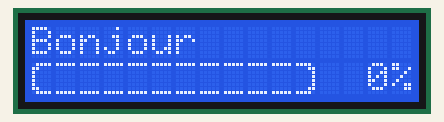
Simulated run of this sketch. Board: Arduino Uno, built with avr-gcc and run on an emulated ATmega328P. On the bench: 16×2 character LCD.

Above: at 0.22 s.
At 0.7 s:
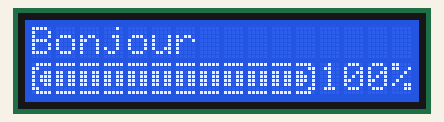

Measured:
- what the display in image 1 shows lasts 1.0 s, from 0.7 s to 1.7 s

The sketch:

progressbar_v3_inline.ino
```cpp
/* Inclut la bibliothéque LiquidCrystal pour l'écran LCD */
#include <LiquidCrystal.h>


/* Créer l'objet lcd avec une configuration de broches compatible avec shield LCD de DFRobots */
LiquidCrystal lcd(8, 9, 2, 3, 4, 5);


/* Constantes pour la taille de l'écran LCD */
const int LCD_NB_ROWS = 2;
const int LCD_NB_COLUMNS = 16;


/* Caractères personnalisés */
byte START_DIV_0_OF_4[8] = {
  B01111,
  B11000,
  B10000,
  B10000,
  B10000,
  B10000,
  B11000,
  B01111
}; // Char début 0 / 4

byte START_DIV_1_OF_4[8] = {
  B01111,
  B11000,
  B10000,
  B10000,
  B10000,
  B10011,
  B11000,
  B01111
}; // Char début 1 / 4

byte START_DIV_2_OF_4[8] = {
  B01111,
  B11000,
  B10000,
  B10000,
  B10111,
  B10011,
  B11000,
  B01111
}; // Char début 2 / 4

byte START_DIV_3_OF_4[8] = {
  B01111,
  B11000,
  B10000,
  B10111,
  B10111,
  B10011,
  B11000,
  B01111
}; // Char début 3 / 4

byte START_DIV_4_OF_4[8] = {
  B01111,
  B11000,
  B10011,
  B10111,
  B10111,
  B10011,
  B11000,
  B01111
}; // Char début 4 / 4

byte DIV_0_OF_8[8] = {
  B11111,
  B00000,
  B00000,
  B00000,
  B00000,
  B00000,
  B00000,
  B11111
}; // Char milieu 0 / 8

byte DIV_1_OF_8[8] = {
  B11111,
  B00000,
  B00000,
  B00000,
  B00000,
  B11000,
  B00000,
  B11111
}; // Char milieu 1 / 8

byte DIV_2_OF_8[8] = {
  B11111,
  B00000,
  B00000,
  B00000,
  B11000,
  B11000,
  B00000,
  B11111
}; // Char milieu 2 / 8

byte DIV_3_OF_8[8] = {
  B11111,
  B00000,
  B00000,
  B11000,
  B11000,
  B11000,
  B00000,
  B11111
}; // Char milieu 3 / 8

byte DIV_4_OF_8[8] = {
  B11111,
  B00000,
  B11000,
  B11000,
  B11000,
  B11000,
  B00000,
  B11111
}; // Char milieu 4 / 8

byte DIV_5_OF_8[8] = {
  B11111,
  B00000,
  B11000,
  B11000,
  B11000,
  B11011,
  B00000,
  B11111
}; // Char milieu 5 / 8

byte DIV_6_OF_8[8] = {
  B11111,
  B00000,
  B11000,
  B11000,
  B11011,
  B11011,
  B00000,
  B11111
}; // Char milieu 6 / 8

byte DIV_7_OF_8[8] = {
  B11111,
  B00000,
  B11000,
  B11011,
  B11011,
  B11011,
  B00000,
  B11111
}; // Char milieu 7 / 8

byte DIV_8_OF_8[8] = {
  B11111,
  B00000,
  B11011,
  B11011,
  B11011,
  B11011,
  B00000,
  B11111
}; // Char milieu 8 / 8

byte END_DIV_0_OF_4[8] = {
  B11110,
  B00011,
  B00001,
  B00001,
  B00001,
  B00001,
  B00011,
  B11110
}; // Char fin 0 / 4

byte END_DIV_1_OF_4[8] = {
  B11110,
  B00011,
  B00001,
  B00001,
  B00001,
  B11001,
  B00011,
  B11110
}; // Char fin 1 / 4

byte END_DIV_2_OF_4[8] = {
  B11110,
  B00011,
  B00001,
  B00001,
  B11101,
  B11001,
  B00011,
  B11110
}; // Char fin 2 / 4

byte END_DIV_3_OF_4[8] = {
  B11110,
  B00011,
  B00001,
  B11101,
  B11101,
  B11001,
  B00011,
  B11110
}; // Char fin 3 / 4

byte END_DIV_4_OF_4[8] = {
  B11110,
  B00011,
  B11001,
  B11101,
  B11101,
  B11001,
  B00011,
  B11110
}; // Char fin 4 / 4


/**
 * Fonction de configuration de l'écran LCD pour la barre de progression.
 * Utilise tous les caractéres personnalisés de 0 à 8.
 */
void setup_progressbar() {

  /* Enregistre les caractères personnalisés dans la mémoire de l'écran LCD */
  lcd.createChar(0, START_DIV_4_OF_4);
  lcd.createChar(1, DIV_0_OF_8);
  lcd.createChar(2, DIV_8_OF_8);
  lcd.createChar(3, END_DIV_0_OF_4);
  // Les autres caractéres sont configurés dynamiquement
}


/**
 * Fonction de configuration dynamique de l'écran LCD pour la barre de progression.
 *
 * @param bank Le numéro de la banque de caractéres à configurer.
 */
void switch_progressbar_bank(byte bank) {

  // IMPORTANT : Il est nécessaire de faire un lcd.clear() ou un lcd.setCursor() aprés chaque changement de banque.

  /* Change de banque de caractères */
  switch (bank) {
    case 0:
      lcd.createChar(4, START_DIV_0_OF_4);
      lcd.createChar(5, START_DIV_1_OF_4);
      lcd.createChar(6, START_DIV_2_OF_4);
      lcd.createChar(7, START_DIV_3_OF_4);
      break;

    case 1:
      lcd.createChar(4, DIV_1_OF_8);
      lcd.createChar(5, DIV_2_OF_8);
      lcd.createChar(6, DIV_3_OF_8);
      lcd.createChar(7, DIV_4_OF_8);
      break;

    case 2:
      lcd.createChar(4, DIV_4_OF_8);
      lcd.createChar(5, DIV_5_OF_8);
      lcd.createChar(6, DIV_6_OF_8);
      lcd.createChar(7, DIV_7_OF_8);
      break;

    case 3:
      lcd.createChar(4, END_DIV_1_OF_4);
      lcd.createChar(5, END_DIV_2_OF_4);
      lcd.createChar(6, END_DIV_3_OF_4);
      lcd.createChar(7, END_DIV_4_OF_4);
      break;
  }
}


/**
 * Fonction dessinant la barre de progression.
 *
 * @param percent Le pourcentage à afficher.
 */
void draw_progressbar(byte percent, byte line) {

  /* Déplace le curseur sur la ligne */
  lcd.setCursor(0, line);

  /* Map la plage (0 ~ 100) vers la plage (0 ~ (LCD_NB_COLUMNS - 4) * 2 * 4 - 2 * 4) */
  byte nb_columns = map(percent, 0, 100, 0, (LCD_NB_COLUMNS - 4) * 2 * 4 - 2 * 4);
  // Chaque caractére affiche 2 barres verticales de 4 pixels de haut, mais le premier et dernier caractére n'en affiche qu'une.

  /* Dessine chaque caractére de la ligne */
  for (byte i = 0; i < LCD_NB_COLUMNS - 4; ++i) {

    if (i == 0) { // Premiére case

      /* Affiche le char de début en fonction du nombre de colonnes */
      if (nb_columns > 4) {
        lcd.write((byte) 0); // Char début 4 / 4
        nb_columns -= 4;

      } else if (nb_columns == 4) {
        lcd.write((byte) 0); // Char début 4 / 4
        nb_columns = 0;

      } else {
        switch_progressbar_bank(0);
        lcd.setCursor(i, line);
        lcd.write(nb_columns + 4); // Char début N / 4
        nb_columns = 0;
      }

    } else if (i == LCD_NB_COLUMNS - 5) { // Derniére case

      /* Affiche le char de fin en fonction du nombre de colonnes */
      if (nb_columns > 0) {
        switch_progressbar_bank(3);
        lcd.setCursor(i, line);
        lcd.write(nb_columns + 3); // Char fin N / 4

      } else {
        lcd.write(3); // Char fin 0 / 4
      }

    } else { // Autres cases

      /* Affiche le char adéquat en fonction du nombre de colonnes */
      if (nb_columns == 0) {
        lcd.write(1); // Char div 0 / 8

      } else if (nb_columns >= 8) {
        lcd.write(2); // Char div 8 / 8
        nb_columns -= 8;

      } else if (nb_columns >= 4 && nb_columns < 8) {
        switch_progressbar_bank(2);
        lcd.setCursor(i, line);
        lcd.write(nb_columns); // Char div N / 8
        nb_columns = 0;

      } else if (nb_columns < 4) {
        switch_progressbar_bank(1);
        lcd.setCursor(i, line);
        lcd.write(nb_columns + 3); // Char div N / 8
        nb_columns = 0;
      }
    }
  }

  /* Affiche le pourcentage */
  char tmp[5];
  sprintf(tmp, "%3d%%", percent);
  lcd.print(tmp);
}


/** Fonction setup() */
void setup(){

  /* Initialise l'écran LCD */
  lcd.begin(LCD_NB_COLUMNS, LCD_NB_ROWS);
  setup_progressbar();
  lcd.clear();

  lcd.print("Bonjour");
}


/** Fonction loop() */
void loop(){

  /* Valeur en pourcent de la barre de progression */
  static byte percent = 0;

  /* Affiche la valeur */
  draw_progressbar(percent, 1);

  /* Incrémente le pourcentage */
  if (++percent == 101) {
    // Revient à zéro si le pourcentage dépasse 100%
    percent = 0;
    delay(1000);
  }

}
```
